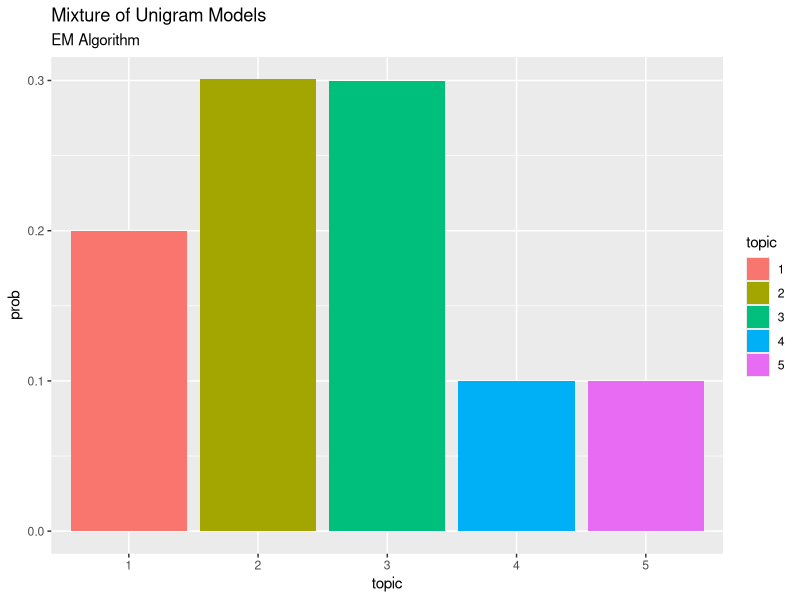
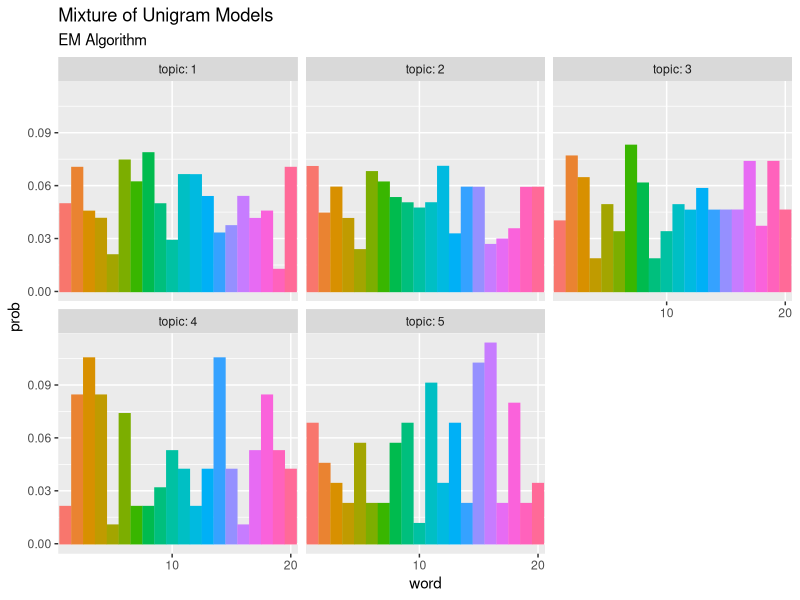

Write the R code that produced these figures, in order. (Note: this script raises an error after producing the figures.)

# Chapter3.3 混合ユニグラムモデル：EMアルゴリズム(最尤推定) ----------------------------------------------------------------------

# 利用パッケージ
library(tidyverse)


## 簡易文書データ
# 文書数
D <- 10
# 語彙数
V <- 20
# 各文書における各語彙数
N_dv <- matrix(sample(1:10, D * V, replace = TRUE), D, V)


# パラメータの初期設定 --------------------------------------------------------------

# トピック数(K)を指定
K <- 5

# 負担率(q_dk)の受け皿
q_dk <- matrix(
  0, nrow = D, ncol = K, 
  dimnames = list(paste0("d=", 1:D), # 行名
                  paste0("k=", 1:K)) # 列名
)

## トピック分布(theta)の初期値
# ランダムに値を設定
tmp_theta_k <- seq(0, 1, by = 0.01) %>% 
  sample(size = K, replace = TRUE)

# 正規化
theta_k <- tmp_theta_k / sum(tmp_theta_k)

# 確認用の要素名
names(theta_k) <- paste0("k=", 1:K)

## 単語分布(phi)の初期値
# ランダムに値を設定
tmp_phi_kv <- seq(0, 1, by = 0.01) %>% 
  sample(size = K * V, replace = TRUE) %>% 
  matrix(
    nrow = K, ncol = V, 
    dimnames = list(paste0("k=", 1:K), # 確認用の行名
                    paste0("v=", 1:V)) # 確認用の列名
  )

# 正規化
phi_kv <- tmp_phi_kv / apply(tmp_phi_kv, 1, sum)


# EMアルゴリズム(最尤推定) --------------------------------------------------------------------

# 試行回数を指定
Iter <- 50

# 推移の確認用
trace_theta <- matrix(
  0, nrow = K, ncol = Iter + 1, 
  dimnames = list(paste0("k=", 1:K), paste0("i=", 0:Iter))
)
trace_phi <- array(
  0, dim = c(K, V, Iter + 1), 
  dimnames = list(paste0("k=", 1:K), paste0("v=", 1:V), paste0("i=", 0:Iter))
)
# 初期値を代入
trace_theta[, 1] <- theta_k
trace_phi[, , 1] <- phi_kv

for(i in 1:Iter){
  
  # 次ステップのパラメータを初期化
  new_theta_k <- rep(0, K)
  names(new_theta_k) <- paste0("k=", 1:K)
  new_phi_kv <- matrix(
    0, nrow = K, ncol = V, 
    dimnames = list(paste0("k=", 1:K), paste0("v=", 1:V))
  )
  
  for(d in 1:D){ ## (各文書)
    
    for(k in 1:K){ ## (各トピック)
      
      # 負担率の計算
      tmp_phi_k <- apply(t(phi_kv)^N_dv[d, ], 2, prod)
      q_dk[d, k] <- theta_k[k] * tmp_phi_k[k] / sum(theta_k * tmp_phi_k)
      
      # トピック分布(theta)を更新
      new_theta_k[k] <- new_theta_k[k] + q_dk[d, k]
      
      for(v in 1:V){ ## (各語彙)
        
        # 単語分布(phi)を更新
        new_phi_kv[k, v] <- new_phi_kv[k, v] + q_dk[d, k] * N_dv[d, v]
        
      } ## (/各語彙)
    } ## (/各トピック)
  } ## (/各文書)
  
  # パラメータの更新
  theta_k <- new_theta_k
  phi_kv  <- new_phi_kv
  
  # パラメータの正規化
  theta_k <- theta_k / sum(theta_k)
  phi_kv  <- phi_kv / apply(phi_kv, 1, sum)
  
  # 推移の確認用
  trace_theta[, i + 1] <- theta_k
  trace_phi[, , i + 1] <- phi_kv
  
  # 動作確認
  print(paste0(i, "th try..."))
}


# 推定結果の確認 -----------------------------------------------------------------

## トピック分布
# 作図用のデータフレームを作成
theta_df <- data.frame(
  topic = as.factor(1:K), 
  prob = theta_k
)

# 作図
ggplot(theta_df, aes(x = topic, y = prob, fill = topic)) + 
  geom_bar(stat = "identity", position = "dodge") + # 棒グラフ
  labs(title = "Mixture of Unigram Models", 
       subtitle = "EM Algorithm") # ラベル


## 単語分布
# 作図用のデータフレームを作成
phi_df_wide <- cbind(
  as.data.frame(phi_kv), 
  topic = as.factor(1:K)
)

# データフレームをlong型に変換
phi_df_long <- pivot_longer(
  phi_df_wide, 
  cols = -topic, # 変換せずにそのまま残す現列名
  names_to = "word", # 現列名を格納する新しい列の名前
  names_prefix = "v=", # 現列名から取り除く文字列
  names_ptypes = list(word = factor()), # 現列名を要素とする際の型
  values_to = "prob" # 現要素を格納する新しい列の名前
)

# 作図
ggplot(phi_df_long, aes(x = word,  y = prob, fill = word, color = word)) + 
  geom_bar(stat = "identity", position = "dodge") + # 棒グラフ
  facet_wrap(~ topic, labeller = label_both) + # グラフの分割
  scale_x_discrete(breaks = seq(0, V, by = 10)) + # x軸目盛
  theme(legend.position = "none") + # 凡例
  labs(title = "Mixture of Unigram Models", 
       subtitle = "EM Algorithm") # ラベル



# 更新値の推移の確認 -------------------------------------------------------------------

## トピック分布
# 作図用のデータフレームを作成
trace_theta_df_wide <- cbind(
  as.data.frame(trace_theta), 
  topic = as.factor(1:K)
)

# データフレームをlong型に変換
trace_theta_df_long <- pivot_longer(
  trace_theta_df_wide, 
  cols = -topic, # 変換せずにそのまま残す現列名
  names_to = "Iteration", # 現列名を格納する新しい列の名前
  names_prefix = "i=", # 現列名から取り除く文字列
  names_ptypes = list(Iteration = numeric()), # 現列名を要素とする際の型
  values_to = "prob" # 現要素を格納する新しい列の名前
)

# 作図
ggplot(trace_theta_df_long, aes(x = Iteration, y = prob, color = topic)) + 
  geom_line() + # 折れ線グラフ
  labs(title = "Mixture of Unigram Models", 
       subtitle = "EM Algorithm") # ラベル


## 単語分布
# 確認するトピック番号を指定
TopicNum <- 1

# 作図用のデータフレームを作成
trace_phi_df_wide <- cbind(
  as.data.frame(trace_phi[TopicNum, , ]), 
  word = as.factor(1:V)
)

# データフレームをlong型に変換
trace_phi_df_long <- pivot_longer(
  trace_phi_df_wide, 
  cols = -word, # 変換せずにそのまま残す現列名
  names_to = "Iteration", # 現列名を格納する新しい列の名前
  names_prefix = "i=", # 現列名から取り除く文字列
  names_ptypes = list(Iteration = numeric()), # 現列名を要素とする際の型
  values_to = "prob" # 現要素を格納する新しい列の名前
)

# 作図
ggplot(trace_phi_df_long, aes(x = Iteration, y = prob, color = word)) + 
  geom_line(alpha = 0.5) + # 折れ線グラフ
  theme(legend.position = "none") + # 凡例
  labs(title = "Mixture of Unigram Models", 
       subtitle = "EM Algorithm") # ラベル


# 推移の確認用gif ---------------------------------------------------------------------

# 利用パッケージ
library(gganimate)


## トピック分布
# 作図
graph_theta <- ggplot(trace_theta_df_long, aes(x = topic, y = prob, fill = topic)) + 
  geom_bar(stat = "identity", position = "dodge") + # 棒グラフ
  transition_manual(Iteration) + 
  labs(title = "Mixture of Unigram Models:EM Algorithm", 
       subtitle = "i={current_frame}") # ラベル

# gif画像を作成
animate(graph_theta, nframes = Iter + 1, fps = 5)


## 単語分布
# 作図用のデータフレームを作成
trace_phi_WideDF <- data.frame()
for(i in 1:(Iter + 1)) {
  # データフレームに変換
  tmp_trace_phi <- cbind(
    as.data.frame(trace_phi[, , i]), 
    topic = as.factor(1:K), # トピック番号
    Iteration = i - 1 # 試行回数
  )
  
  # データフレームを結合
  trace_phi_WideDF <- rbind(trace_phi_WideDF, tmp_trace_phi)
}

# データフレームをlong型に変換
trace_phi_LongDF <- pivot_longer(
  trace_phi_WideDF, 
  cols = -c(topic, Iteration), # 変換せずにそのまま残す現列名
  names_to = "word", # 現列名を格納する新しい列の名前
  names_prefix = "v=", # 現列名から取り除く文字列
  names_ptypes = list(word = factor()), # 現列名を要素とする際の型
  values_to = "prob" # 現要素を格納する新しい列の名前
)

# 作図
graph_phi <- ggplot(trace_phi_LongDF, aes(x = word, y = prob, fill = word, color = word)) + 
  geom_bar(stat = "identity", position = "dodge") + # 棒グラフ
  facet_wrap( ~ topic, labeller = label_both) + # グラフの分割
  scale_x_discrete(breaks = seq(0, V, by = 10)) + # x軸目盛
  theme(legend.position = "none") + # 凡例
  transition_manual(Iteration) + # フレーム
  labs(title = "Mixture of Unigram Models:EM Algorithm", 
       subtitle = "i={current_frame}") # ラベル

# gif画像を作成
animate(graph_phi, nframes = Iter + 1, fps = 5)
